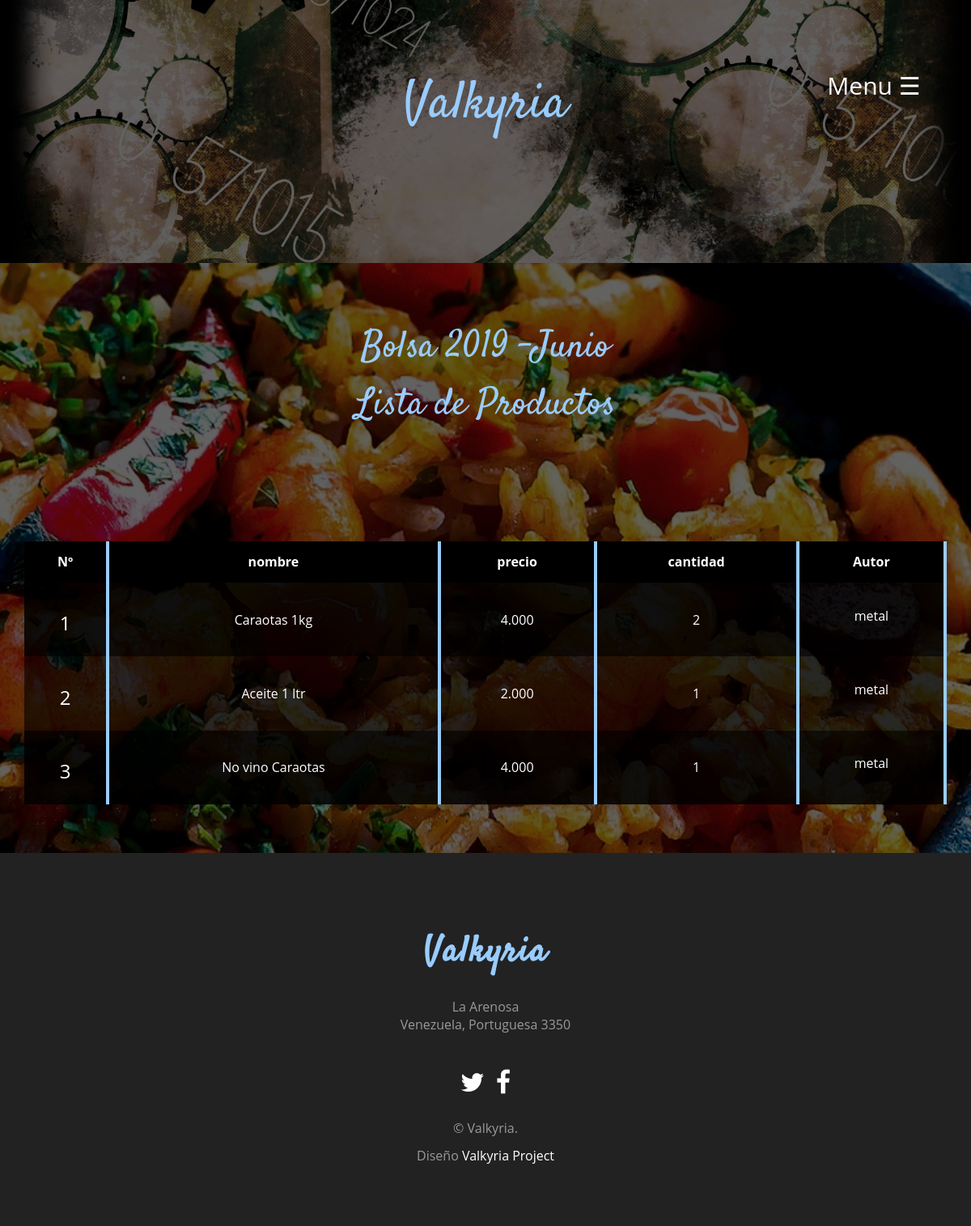
/bolsa/2/, run on the app's committed database.
### registro1/models.py (models this page shows, shortened)
class Bolsa(models.Model):
    autor = models.ForeignKey('auth.User', on_delete=models.CASCADE, null=True)
    fecha_B = models.DateTimeField(blank=True)
    activa = models.BooleanField(default=True)

class prod_Bolsa(models.Model):
    Num_Bolsa = models.ForeignKey(Bolsa,on_delete=models.CASCADE)
    autor = models.ForeignKey('auth.User', on_delete=models.CASCADE, null=True)
    cant_prod = models.IntegerField()

class product(models.Model):
    Num_prod = models.OneToOneField(prod_Bolsa, on_delete=models.CASCADE,primary_key=True, unique=True)
    autor = models.ForeignKey('auth.User', on_delete=models.CASCADE, null=True)
    nombre = models.CharField(max_length=200)
    precio = models.IntegerField()

### registro1/views.py (the view)
# urls.py: path('bolsa/<int:pk>/', views.Bolsa1, name='Bolsa'),
def Bolsa1(request, pk,asd=1):
    post = get_object_or_404(Bolsa, pk=pk)
    post2 = prod_Bolsa.objects.filter(Num_Bolsa=pk).order_by('id')
    fox = ""
    form3 = ""
    form2 = ""
    Metal = ""
    if 'arriba1' in request.POST:
        asd+=1
    if request.user.is_superuser:
        form2 = PagosAF()
        if post.activa:
            fox = prod_BolsaF()
            form3 = productF()
    Skuld=[]
    for x2 in post2:
        Skuld.append(x2)
    post1=""
    Valhalla=""
    """
    try:
        valks2 = Datos.objects.get(usuario_id=request.user.pk)
        valks2=valks2.manzana

        Valhalla = []
        if (request.user.is_staff):
            post1 = Pagos.objects.filter(Num_Bolsa=pk).order_by('Num_Bolsa')
            for x in post1:
                Verthandi= (int(str(x.origen_id)))
                try:

                    Urd = Datos.objects.get(usuario_id=Verthandi)
                    if Urd.manzana == valks2:
                        Valhalla.append(x)
                except:
                    pass

    except:
        return redirect('datos_u', pk=request.user.pk)

    """
    obtn = product.objects.filter(Num_prod__in=Skuld).order_by('Num_prod')
    diccionario={'post': post,'post2':post2,'post3':obtn,'post4':Valhalla,'form':fox,'form2':form2,'form3':form3,'Metal':Metal}
    return render(request, 'Bolsa.html', diccionario)

### templates/Bolsa.html (shortened to what this page needs)
{% extends 'index.html' %}
{% load humanize %}
{% block content %}
<div class="bg-color" class="section-padding">
  <div class="container">
    <div class="row">
      <div class="text-center" style="padding:60px;">
        <h1 class="header-h">Bolsa <span> {{post.fecha_B|date:'Y'}} -{{post.fecha_B|date:'F'}}</span> </h1>
        <h1 class="header-h">Lista de Productos</h1>
        <br>
        <br>
        <br>
      </div>
      <div class="col-md-12" style="padding-bottom:60px;">
            <table class="bg-color">
            <tr>
              <th>Nº</th>
              <th>nombre</th>
              <th>precio</th>
              <th>cantidad</th>
              <th>Autor</th>
            </tr>
            {% for post in post2 %}
            <tr>
                <div class="">
                  <td>
                    <h3>{{ forloop.counter }}</h3>
                    </td>
                        {% for post1 in post3 %}
                            {% ifequal post1.pk post.pk %}
                              <td>
                                {{ post1.nombre }}
                              </td>
                              <td>
                                {{ post1.precio|intcomma }}
                              </td>
                              <td>
                                {{ post.cant_prod|intcomma }}
                              </td>
                            {% endifequal %}
                        {% endfor %}
                      <td>
                        <p>{{ post.autor }}</p>
                      </td>
                </div>
                </tr>
            {% endfor %}
            </table>
          </div>
        </div>
      </div>
    </div>
{% endblock %}

### registro1/static/css2/css/style19.css (style rules this page uses)
body { font-size: 15px; line-height: 1.52; color: #717f86; font-size: 16px; font-family: 'Open Sans', sans-serif; font-weight: 400; overflow-x: hidden; }
table { border-collapse: collapse; border-spacing: 0; }
.bg-color { background-color: RGBA(0, 0, 0, 0.61); min-height: 325px; }
.header-h { color: #99ccff; font-size: 46px; font-family: 'Satisfy', sans-serif; font-weight: 300; }
table { border-collapse: collapse; width: 100%; color: white; }
th, td { text-align: center; border-right: 4px solid #99ccff; padding: 8px; }
tr:nth-child(even) { background-color: rgba(0, 0, 0, 0.61) }
th { background-color: #000; color: white; }

### data on the page
Bolsa: fecha_B "2019", fecha_B "Junio"
prod_Bolsa: cant_prod "2", autor "metal"
product: nombre "Caraotas 1kg", precio "4.000"
prod_Bolsa: cant_prod "1", autor "metal"
product: nombre "Aceite 1 ltr", precio "2.000"
prod_Bolsa: cant_prod "1", autor "metal"
product: nombre "No vino Caraotas", precio "4.000"
